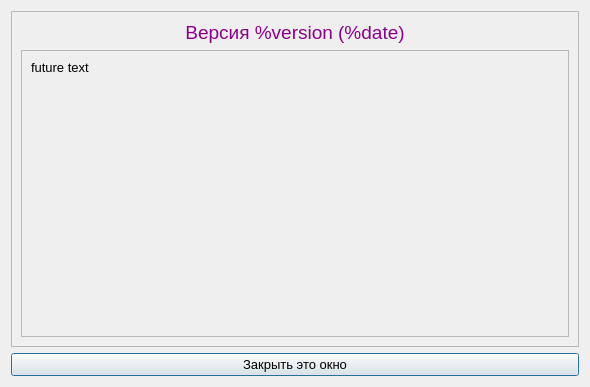
<?xml version="1.0" encoding="UTF-8"?>
<ui version="4.0">
 <class>AboutDialog</class>
 <widget class="QDialog" name="AboutDialog">
  <property name="geometry">
   <rect>
    <x>0</x>
    <y>0</y>
    <width>590</width>
    <height>387</height>
   </rect>
  </property>
  <property name="font">
   <font>
    <pointsize>10</pointsize>
   </font>
  </property>
  <property name="windowTitle">
   <string>About Kumir</string>
  </property>
  <layout class="QVBoxLayout">
   <item>
    <widget class="QFrame" name="frame">
     <property name="frameShape">
      <enum>QFrame::StyledPanel</enum>
     </property>
     <property name="frameShadow">
      <enum>QFrame::Raised</enum>
     </property>
     <layout class="QVBoxLayout">
      <item>
       <widget class="QLabel" name="label_2">
        <property name="text">
         <string>&lt;!DOCTYPE HTML PUBLIC &quot;-//W3C//DTD HTML 4.0//EN&quot; &quot;http://www.w3.org/TR/REC-html40/strict.dtd&quot;&gt;
&lt;html&gt;&lt;head&gt;&lt;meta name=&quot;qrichtext&quot; content=&quot;1&quot; /&gt;&lt;style type=&quot;text/css&quot;&gt;
p, li { white-space: pre-wrap; }
&lt;/style&gt;&lt;/head&gt;&lt;body style=&quot; font-family:'Sans Serif'; font-size:10pt; font-weight:400; font-style:normal;&quot;&gt;
&lt;p style=&quot; margin-top:0px; margin-bottom:0px; margin-left:0px; margin-right:0px; -qt-block-indent:0; text-indent:0px; font-family:'Calibri'; font-size:9pt;&quot;&gt;&lt;span style=&quot; font-size:14pt; color:#8b008b;&quot;&gt;Версия %version (%date)&lt;/span&gt;&lt;/p&gt;&lt;/body&gt;&lt;/html&gt;</string>
        </property>
        <property name="alignment">
         <set>Qt::AlignCenter</set>
        </property>
       </widget>
      </item>
      <item>
       <widget class="QScrollArea" name="scrollArea">
        <property name="widgetResizable">
         <bool>true</bool>
        </property>
        <widget class="QWidget" name="scrollAreaWidgetContents">
         <property name="geometry">
          <rect>
           <x>0</x>
           <y>0</y>
           <width>556</width>
           <height>289</height>
          </rect>
         </property>
         <layout class="QVBoxLayout" name="verticalLayout">
          <item>
           <widget class="QLabel" name="label">
            <property name="text">
             <string>future text</string>
            </property>
            <property name="alignment">
             <set>Qt::AlignLeading|Qt::AlignLeft|Qt::AlignVCenter</set>
            </property>
            <property name="wordWrap">
             <bool>true</bool>
            </property>
           </widget>
          </item>
          <item>
           <spacer>
            <property name="orientation">
             <enum>Qt::Vertical</enum>
            </property>
            <property name="sizeHint" stdset="0">
             <size>
              <width>20</width>
              <height>40</height>
             </size>
            </property>
           </spacer>
          </item>
         </layout>
        </widget>
       </widget>
      </item>
     </layout>
    </widget>
   </item>
   <item>
    <layout class="QHBoxLayout">
     <item>
      <widget class="QPushButton" name="pushButton">
       <property name="text">
        <string>Закрыть это окно</string>
       </property>
      </widget>
     </item>
    </layout>
   </item>
  </layout>
 </widget>
 <resources/>
 <connections>
  <connection>
   <sender>pushButton</sender>
   <signal>clicked()</signal>
   <receiver>AboutDialog</receiver>
   <slot>accept()</slot>
   <hints>
    <hint type="sourcelabel">
     <x>279</x>
     <y>298</y>
    </hint>
    <hint type="destinationlabel">
     <x>344</x>
     <y>295</y>
    </hint>
   </hints>
  </connection>
 </connections>
</ui>
